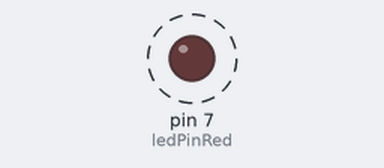
This sketch was run on a simulated Arduino Uno, built with avr-gcc and run on an emulated ATmega328P. Parts: output pins drawn as LEDs (lit = HIGH). Dashed ring = blinking.

Above: at 0.15 s.
Timing chart, 0 to 3.0 s (numbered marks = the images above):
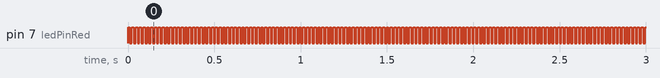

Measured:
- by itself, pin 7 (ledPinRed): alternates HIGH for 0.01 s and LOW for 0.01 s

The sketch:

TP1-Bonus.ino
```cpp
int ledPinRed = 7;

void setup() {
  // put your setup code here, to run once:
  pinMode(ledPinRed, OUTPUT);
}

void loop() {
  // put your main code here, to run repeatedly:
  digitalWrite(ledPinRed, HIGH);
  delay(11);
  digitalWrite(ledPinRed, LOW);
  delay(11);
}
```
